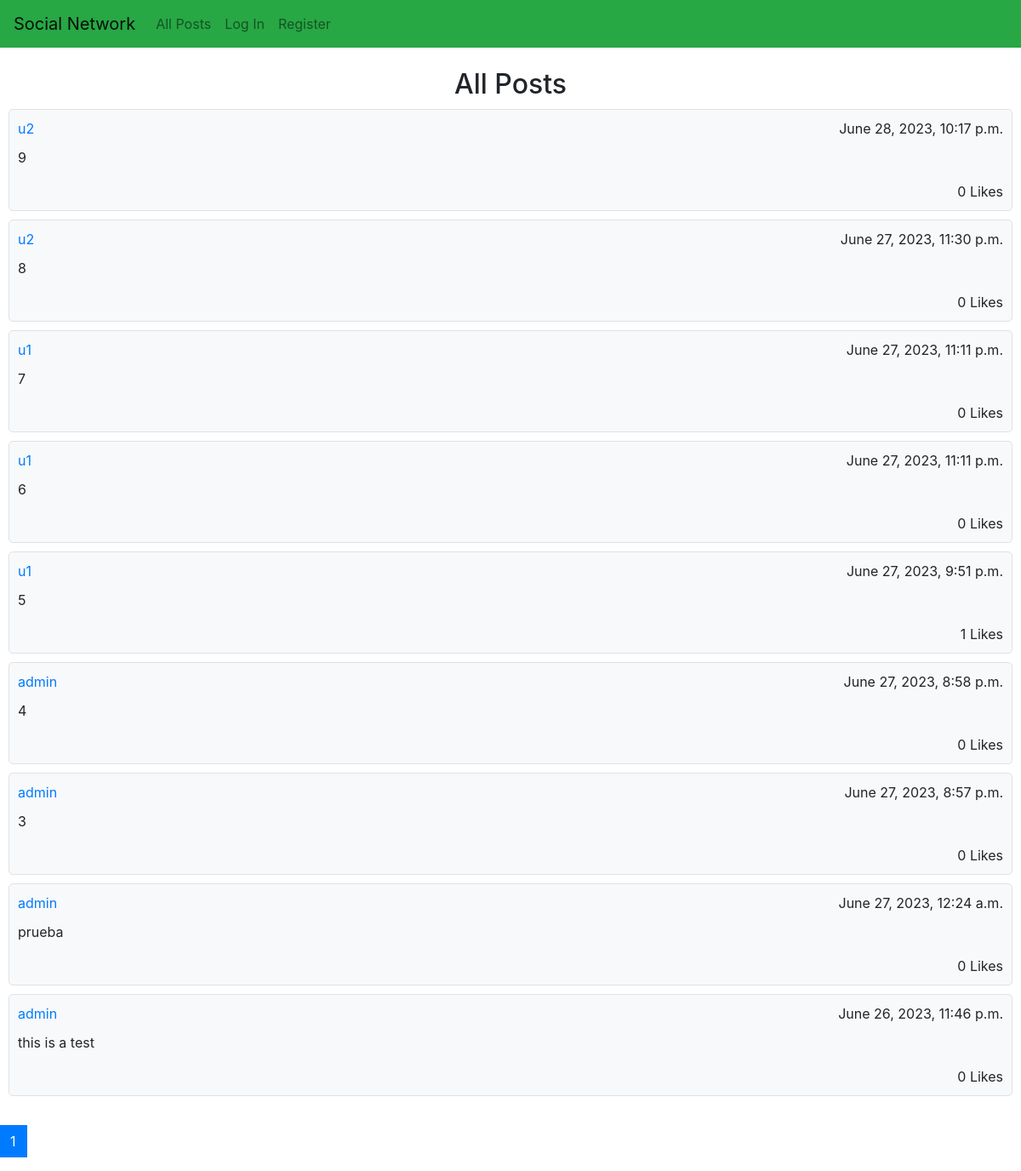
Before: / with the older database file.
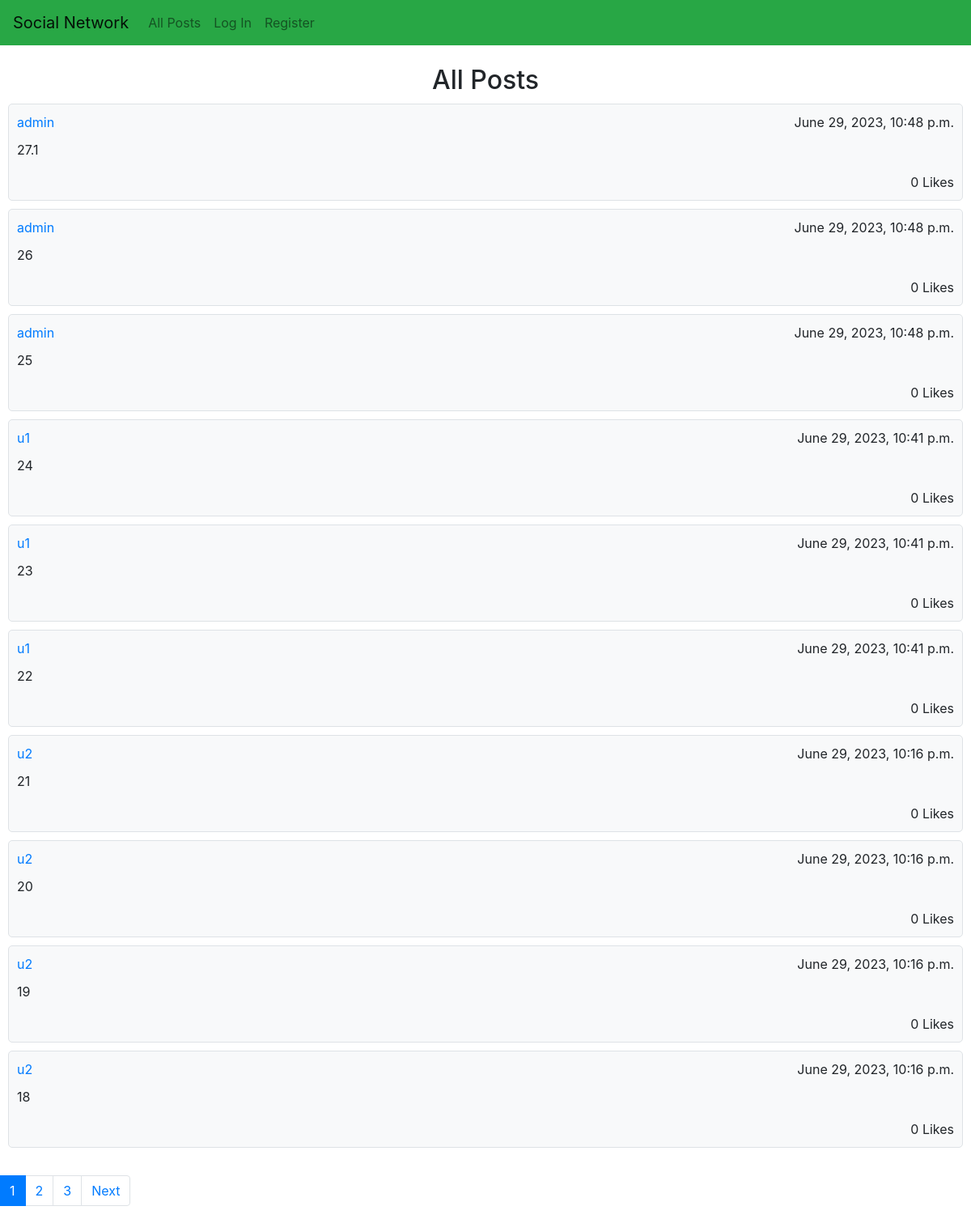
After: the same page with the newer database file.
### network/models.py (models this page shows, shortened)
class Post(models.Model):
    user = models.ForeignKey(User, on_delete=models.CASCADE, related_name="posts")
    content = models.TextField(blank=True)
    timestamp = models.DateTimeField(auto_now_add=True)
    likes = models.ManyToManyField(User, related_name="liked_posts", blank=True)

class User(AbstractUser):
    pass
    followers = models.ManyToManyField("User", related_name="My_followers", blank=True)
    following = models.ManyToManyField("User", related_name="Im_following", blank=True)

### network/views.py (the view, shortened to what this page needs)
# urls.py: path("", views.index, name="index"),
def index(request):
    if not request.user.is_authenticated:
        posts = Post.objects.all().order_by("-timestamp")
        paginator = Paginator(posts, 10) # Show 10 contacts per page.
        page_number = request.GET.get('page')
        page_obj = paginator.get_page(page_number)
        return render(request, "network/index.html", {
            "posts": page_obj,
        })

### network/templates/network/index.html (shortened to what this page needs)
{% extends "network/layout.html" %}
{% block body %}
    <br>
    <h2>All Posts</h2>
    {% for post in posts %}
        <div class="post" onclick="location.href = '{% url 'post' post.id%}';">
            <div class="post-header">
                <a href="{% url 'profile' post.user.username %}">{{ post.user.username }}</a>
                <span class="float-right">{{ post.timestamp }}</span>
            </div>
            <div class="post-body">
                <p>{{ post.content }}</p>
            </div>
            <div class="post-footer">
                <span>{{ post.likes.count }} Likes</span>
            </div>
        </div>
    {% endfor %}
    <br>
    <nav aria-label="...">
        <ul class="pagination">
            {% for num in posts.paginator.page_range %}
                {% if posts.number == num %}
                    <li class="page-item active" aria-current="page">
                        <span class="page-link">
                            {{ num }}
                        </span>
                    </li>
                {% else %}
                    <li class="page-item"><a class="page-link" href="?page={{ num }}">{{ num }}</a></li>
                {% endif %}
            {% endfor %}
            <li class="page-item">
            {% if posts.has_next %}
                <a class="page-link" href="?page={{ posts.next_page_number }}">Next</a>
            {% endif %}
            </li>
        </ul>
    </nav>
{% endblock %}

Changed rows visible on the page:
no longer on this page (row unchanged): Post: user.username "u2", timestamp "June 28, 2023, 10:17 p.m.", content "9", likes.count "0"
no longer on this page (row unchanged): Post: user.username "u2", timestamp "June 27, 2023, 11:30 p.m.", content "8", likes.count "0"
no longer on this page (row unchanged): Post: user.username "u1", timestamp "June 27, 2023, 11:11 p.m.", content "7", likes.count "0"
no longer on this page (row unchanged): Post: user.username "u1", timestamp "June 27, 2023, 11:11 p.m.", content "6", likes.count "0"
no longer on this page (row unchanged): Post: user.username "u1", timestamp "June 27, 2023, 9:51 p.m.", content "5", likes.count "1"
no longer on this page (row unchanged): Post: user.username "admin", timestamp "June 27, 2023, 8:58 p.m.", content "4", likes.count "0"
no longer on this page (row unchanged): Post: user.username "admin", timestamp "June 27, 2023, 8:57 p.m.", content "3", likes.count "0"
no longer on this page (row unchanged): Post: user.username "admin", timestamp "June 27, 2023, 12:24 a.m.", content "prueba", likes.count "0"
no longer on this page (row unchanged): Post: user.username "admin", timestamp "June 26, 2023, 11:46 p.m.", content "this is a test", likes.count "0"
added Post: user.username "admin", timestamp "June 29, 2023, 10:48 p.m.", content "27.1", likes.count "0"
added Post: user.username "admin", timestamp "June 29, 2023, 10:48 p.m.", content "26", likes.count "0"
added Post: user.username "admin", timestamp "June 29, 2023, 10:48 p.m.", content "25", likes.count "0"
added Post: user.username "u1", timestamp "June 29, 2023, 10:41 p.m.", content "24", likes.count "0"
added Post: user.username "u1", timestamp "June 29, 2023, 10:41 p.m.", content "23", likes.count "0"
added Post: user.username "u1", timestamp "June 29, 2023, 10:41 p.m.", content "22", likes.count "0"
added Post: user.username "u2", timestamp "June 29, 2023, 10:16 p.m.", content "21", likes.count "0"
added Post: user.username "u2", timestamp "June 29, 2023, 10:16 p.m.", content "20", likes.count "0"
added Post: user.username "u2", timestamp "June 29, 2023, 10:16 p.m.", content "19", likes.count "0"
added Post: user.username "u2", timestamp "June 29, 2023, 10:16 p.m.", content "18", likes.count "0"
Other visible differences:
new list line: "2"
new list line: "3"
text now shown: "Next"
